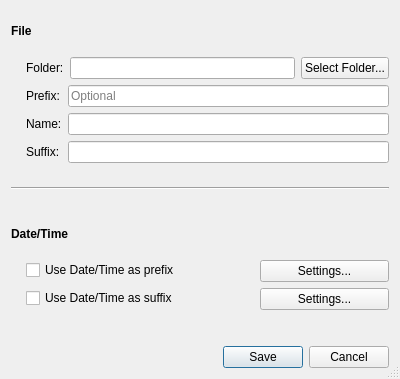
<?xml version="1.0" encoding="UTF-8"?>
<ui version="4.0">
 <class>Dialog</class>
 <widget class="QDialog" name="Dialog">
  <property name="geometry">
   <rect>
    <x>0</x>
    <y>0</y>
    <width>400</width>
    <height>379</height>
   </rect>
  </property>
  <property name="windowTitle">
   <string>Dialog</string>
  </property>
  <property name="sizeGripEnabled">
   <bool>true</bool>
  </property>
  <property name="modal">
   <bool>false</bool>
  </property>
  <layout class="QVBoxLayout" name="verticalLayout_2">
   <item>
    <layout class="QVBoxLayout" name="verticalLayout">
     <item>
      <widget class="QLabel" name="label">
       <property name="sizePolicy">
        <sizepolicy hsizetype="Preferred" vsizetype="MinimumExpanding">
         <horstretch>0</horstretch>
         <verstretch>0</verstretch>
        </sizepolicy>
       </property>
       <property name="font">
        <font>
         <weight>75</weight>
         <bold>true</bold>
        </font>
       </property>
       <property name="text">
        <string>File</string>
       </property>
      </widget>
     </item>
     <item>
      <layout class="QHBoxLayout" name="hLayout_folder">
       <item>
        <spacer name="horizontalSpacer">
         <property name="orientation">
          <enum>Qt::Horizontal</enum>
         </property>
         <property name="sizeType">
          <enum>QSizePolicy::Fixed</enum>
         </property>
         <property name="sizeHint" stdset="0">
          <size>
           <width>15</width>
           <height>20</height>
          </size>
         </property>
        </spacer>
       </item>
       <item>
        <layout class="QFormLayout" name="formLayout_2">
         <property name="fieldGrowthPolicy">
          <enum>QFormLayout::AllNonFixedFieldsGrow</enum>
         </property>
         <item row="0" column="0" colspan="2">
          <layout class="QHBoxLayout" name="horizontalLayout">
           <item>
            <widget class="QLabel" name="label_folder">
             <property name="text">
              <string>Folder:</string>
             </property>
            </widget>
           </item>
           <item>
            <widget class="QLineEdit" name="input_folder"/>
           </item>
           <item>
            <widget class="QPushButton" name="button_selectFolder">
             <property name="font">
              <font>
               <strikeout>false</strikeout>
              </font>
             </property>
             <property name="text">
              <string>Select Folder...</string>
             </property>
             <property name="flat">
              <bool>false</bool>
             </property>
            </widget>
           </item>
          </layout>
         </item>
         <item row="1" column="0">
          <widget class="QLabel" name="label_prefix">
           <property name="text">
            <string>Prefix:</string>
           </property>
          </widget>
         </item>
         <item row="1" column="1">
          <widget class="QLineEdit" name="input_prefix">
           <property name="placeholderText">
            <string>Optional</string>
           </property>
          </widget>
         </item>
         <item row="2" column="0">
          <widget class="QLabel" name="label_name">
           <property name="text">
            <string>Name:</string>
           </property>
          </widget>
         </item>
         <item row="2" column="1">
          <widget class="QLineEdit" name="input_name"/>
         </item>
         <item row="3" column="0">
          <widget class="QLabel" name="label_suffi">
           <property name="text">
            <string>Suffix:</string>
           </property>
          </widget>
         </item>
         <item row="3" column="1">
          <widget class="QLineEdit" name="input_suffix"/>
         </item>
        </layout>
       </item>
      </layout>
     </item>
     <item>
      <widget class="Line" name="line">
       <property name="sizePolicy">
        <sizepolicy hsizetype="Minimum" vsizetype="Expanding">
         <horstretch>0</horstretch>
         <verstretch>0</verstretch>
        </sizepolicy>
       </property>
       <property name="orientation">
        <enum>Qt::Horizontal</enum>
       </property>
      </widget>
     </item>
     <item>
      <widget class="QLabel" name="label_2">
       <property name="sizePolicy">
        <sizepolicy hsizetype="Preferred" vsizetype="MinimumExpanding">
         <horstretch>0</horstretch>
         <verstretch>0</verstretch>
        </sizepolicy>
       </property>
       <property name="font">
        <font>
         <weight>75</weight>
         <bold>true</bold>
        </font>
       </property>
       <property name="text">
        <string>Date/Time</string>
       </property>
      </widget>
     </item>
     <item>
      <layout class="QHBoxLayout" name="horizontalLayout_3">
       <item>
        <spacer name="horizontalSpacer_2">
         <property name="orientation">
          <enum>Qt::Horizontal</enum>
         </property>
         <property name="sizeType">
          <enum>QSizePolicy::Fixed</enum>
         </property>
         <property name="sizeHint" stdset="0">
          <size>
           <width>15</width>
           <height>20</height>
          </size>
         </property>
        </spacer>
       </item>
       <item>
        <layout class="QFormLayout" name="formLayout">
         <property name="fieldGrowthPolicy">
          <enum>QFormLayout::AllNonFixedFieldsGrow</enum>
         </property>
         <property name="labelAlignment">
          <set>Qt::AlignLeading|Qt::AlignLeft|Qt::AlignVCenter</set>
         </property>
         <property name="horizontalSpacing">
          <number>80</number>
         </property>
         <item row="0" column="0">
          <widget class="QCheckBox" name="checkBox_dateTimePrefix">
           <property name="text">
            <string>Use Date/Time as prefix</string>
           </property>
          </widget>
         </item>
         <item row="0" column="1">
          <widget class="QPushButton" name="button_settingsDateTimePrefix">
           <property name="sizePolicy">
            <sizepolicy hsizetype="MinimumExpanding" vsizetype="MinimumExpanding">
             <horstretch>0</horstretch>
             <verstretch>0</verstretch>
            </sizepolicy>
           </property>
           <property name="text">
            <string>Settings...</string>
           </property>
          </widget>
         </item>
         <item row="1" column="0">
          <widget class="QCheckBox" name="checkBox_dateTimeSuffix">
           <property name="text">
            <string>Use Date/Time as suffix</string>
           </property>
          </widget>
         </item>
         <item row="1" column="1">
          <widget class="QPushButton" name="button_settingsDateTimeSuffix">
           <property name="sizePolicy">
            <sizepolicy hsizetype="Expanding" vsizetype="Expanding">
             <horstretch>0</horstretch>
             <verstretch>0</verstretch>
            </sizepolicy>
           </property>
           <property name="text">
            <string>Settings...</string>
           </property>
          </widget>
         </item>
        </layout>
       </item>
      </layout>
     </item>
     <item>
      <spacer name="verticalSpacer">
       <property name="orientation">
        <enum>Qt::Vertical</enum>
       </property>
       <property name="sizeType">
        <enum>QSizePolicy::Preferred</enum>
       </property>
       <property name="sizeHint" stdset="0">
        <size>
         <width>20</width>
         <height>30</height>
        </size>
       </property>
      </spacer>
     </item>
    </layout>
   </item>
   <item>
    <widget class="QDialogButtonBox" name="buttonBox">
     <property name="orientation">
      <enum>Qt::Horizontal</enum>
     </property>
     <property name="standardButtons">
      <set>QDialogButtonBox::Cancel|QDialogButtonBox::Save</set>
     </property>
    </widget>
   </item>
  </layout>
 </widget>
 <tabstops>
  <tabstop>input_folder</tabstop>
  <tabstop>button_selectFolder</tabstop>
  <tabstop>input_prefix</tabstop>
  <tabstop>input_name</tabstop>
  <tabstop>input_suffix</tabstop>
  <tabstop>checkBox_dateTimePrefix</tabstop>
  <tabstop>button_settingsDateTimePrefix</tabstop>
  <tabstop>checkBox_dateTimeSuffix</tabstop>
  <tabstop>button_settingsDateTimeSuffix</tabstop>
  <tabstop>buttonBox</tabstop>
 </tabstops>
 <resources/>
 <connections>
  <connection>
   <sender>buttonBox</sender>
   <signal>accepted()</signal>
   <receiver>Dialog</receiver>
   <slot>accept()</slot>
   <hints>
    <hint type="sourcelabel">
     <x>228</x>
     <y>354</y>
    </hint>
    <hint type="destinationlabel">
     <x>157</x>
     <y>274</y>
    </hint>
   </hints>
  </connection>
  <connection>
   <sender>buttonBox</sender>
   <signal>rejected()</signal>
   <receiver>Dialog</receiver>
   <slot>reject()</slot>
   <hints>
    <hint type="sourcelabel">
     <x>296</x>
     <y>360</y>
    </hint>
    <hint type="destinationlabel">
     <x>286</x>
     <y>274</y>
    </hint>
   </hints>
  </connection>
  <connection>
   <sender>checkBox_dateTimePrefix</sender>
   <signal>toggled(bool)</signal>
   <receiver>input_prefix</receiver>
   <slot>setDisabled(bool)</slot>
   <hints>
    <hint type="sourcelabel">
     <x>99</x>
     <y>248</y>
    </hint>
    <hint type="destinationlabel">
     <x>77</x>
     <y>93</y>
    </hint>
   </hints>
  </connection>
  <connection>
   <sender>checkBox_dateTimeSuffix</sender>
   <signal>toggled(bool)</signal>
   <receiver>input_suffix</receiver>
   <slot>setDisabled(bool)</slot>
   <hints>
    <hint type="sourcelabel">
     <x>156</x>
     <y>287</y>
    </hint>
    <hint type="destinationlabel">
     <x>242</x>
     <y>153</y>
    </hint>
   </hints>
  </connection>
 </connections>
</ui>
